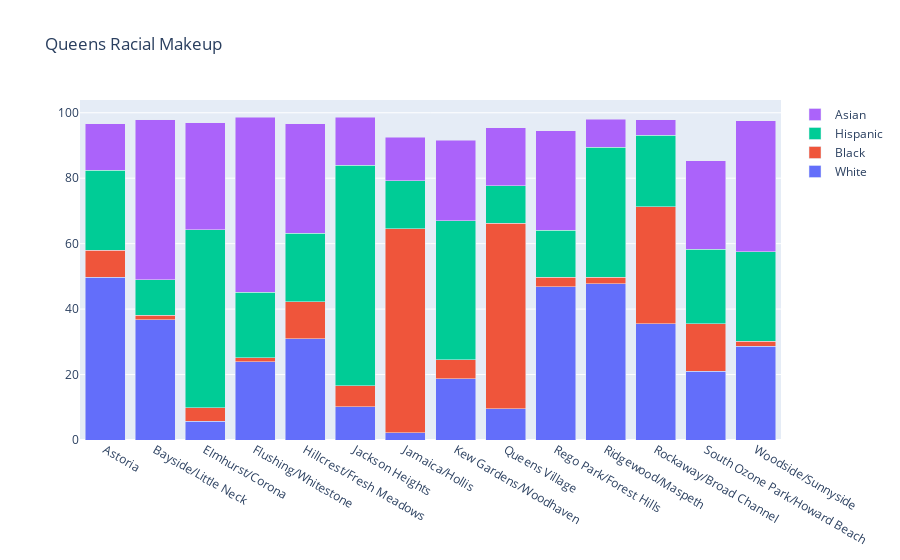

Notebook source saved alongside this figure:
### Code cell
import plotly.graph_objects as go

x=queens['Name']
fig = go.Figure(go.Bar(x=x, y=queens.iloc[:,11], name='White'))
fig.add_trace(go.Bar(x=x, y=queens.iloc[:,9], name='Black'))
fig.add_trace(go.Bar(x=x, y=queens.iloc[:,10], name='Hispanic'))
fig.add_trace(go.Bar(x=x, y=queens.iloc[:,8], name='Asian'))
fig.update_layout(title="Queens Racial Makeup")

fig.update_layout(barmode='stack', xaxis={'categoryorder':'array', 'categoryarray':['d','a','c','b']})
fig.show()

### Figure 1 — Plotly figure (JSON) as saved in the notebook; plotly's stock layout.template omitted (floating-point values rounded to 4 significant figures)
{"data": [{"name": "White", "type": "bar", "x": ["Astoria", "Bayside/Little Neck", "Elmhurst/Corona", "Flushing/Whitestone", "Hillcrest/Fresh Meadows", "Jackson Heights", "Jamaica/Hollis", "Kew Gardens/Woodhaven", "Queens Village", "Rego Park/Forest Hills", "Ridgewood/Maspeth", "Rockaway/Broad Channel", "South Ozone Park/Howard Beach", "Woodside/Sunnyside"], "y": ["49.8%", "36.8%", "5.7%", "23.9%", "31.0%", "10.2%", "2.2%", "18.7%", "9.5%", "46.9%", "47.8%", "35.6%", "21.0%", "28.7%"]}, {"name": "Black", "type": "bar", "x": ["Astoria", "Bayside/Little Neck", "Elmhurst/Corona", "Flushing/Whitestone", "Hillcrest/Fresh Meadows", "Jackson Heights", "Jamaica/Hollis", "Kew Gardens/Woodhaven", "Queens Village", "Rego Park/Forest Hills", "Ridgewood/Maspeth", "Rockaway/Broad Channel", "South Ozone Park/Howard Beach", "Woodside/Sunnyside"], "y": ["8.2%", "1.3%", "4.2%", "1.3%", "11.3%", "6.4%", "62.3%", "5.9%", "56.7%", "2.9%", "2.0%", "35.7%", "14.5%", "1.5%"]}, {"name": "Hispanic", "type": "bar", "x": ["Astoria", "Bayside/Little Neck", "Elmhurst/Corona", "Flushing/Whitestone", "Hillcrest/Fresh Meadows", "Jackson Heights", "Jamaica/Hollis", "Kew Gardens/Woodhaven", "Queens Village", "Rego Park/Forest Hills", "Ridgewood/Maspeth", "Rockaway/Broad Channel", "South Ozone Park/Howard Beach", "Woodside/Sunnyside"], "y": ["24.4%", "10.9%", "54.3%", "19.9%", "20.9%", "67.3%", "14.7%", "42.4%", "11.5%", "14.3%", "39.7%", "21.8%", "22.8%", "27.3%"]}, {"name": "Asian", "type": "bar", "x": ["Astoria", "Bayside/Little Neck", "Elmhurst/Corona", "Flushing/Whitestone", "Hillcrest/Fresh Meadows", "Jackson Heights", "Jamaica/Hollis", "Kew Gardens/Woodhaven", "Queens Village", "Rego Park/Forest Hills", "Ridgewood/Maspeth", "Rockaway/Broad Channel", "South Ozone Park/Howard Beach", "Woodside/Sunnyside"], "y": ["14.2%", "48.9%", "32.8%", "53.5%", "33.4%", "14.8%", "13.3%", "24.6%", "17.7%", "30.4%", "8.5%", "4.7%", "27.1%", "40.0%"]}], "layout": {"barmode": "stack", "title": {"text": "Queens Racial Makeup"}, "xaxis": {"categoryarray": ["d", "a", "c", "b"], "categoryorder": "array"}}}
